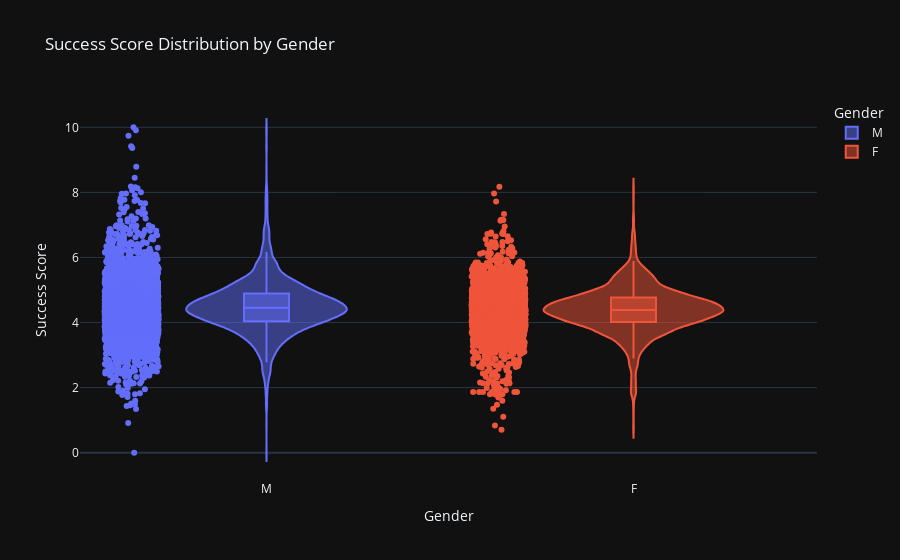

The notebook cell saved with this chart:
### Code cell
fig = px.violin(
    actor_df,
    x='Gender',
    y='Success Score',
    box=True,
    points='all',
    title='Success Score Distribution by Gender',
    color='Gender'
)
fig.update_layout(xaxis_title='Gender', yaxis_title='Success Score')
fig.show()
fig.write_html("success_score_vs_gender.html")

### Figure 1 — Plotly figure (JSON) as saved in the notebook; plotly's stock layout.template omitted (floating-point values rounded to 4 significant figures; data arrays with more than 128 entries replaced by an {"elided": "..."} marker saying what was removed)
{"data": [{"alignmentgroup": "True", "box": {"visible": true}, "hovertemplate": "Gender=%{x}<br>Success Score=%{y}<extra></extra>", "legendgroup": "M", "marker": {"color": "#636efa"}, "name": "M", "offsetgroup": "M", "orientation": "v", "points": "all", "scalegroup": "True", "showlegend": true, "type": "violin", "x": {"elided": "3859 str values"}, "x0": " ", "xaxis": "x", "y": {"elided": "3859 float values"}, "y0": " ", "yaxis": "y"}, {"alignmentgroup": "True", "box": {"visible": true}, "hovertemplate": "Gender=%{x}<br>Success Score=%{y}<extra></extra>", "legendgroup": "F", "marker": {"color": "#EF553B"}, "name": "F", "offsetgroup": "F", "orientation": "v", "points": "all", "scalegroup": "True", "showlegend": true, "type": "violin", "x": {"elided": "2680 str values"}, "x0": " ", "xaxis": "x", "y": {"elided": "2680 float values"}, "y0": " ", "yaxis": "y"}], "layout": {"legend": {"title": {"text": "Gender"}, "tracegroupgap": 0}, "title": {"text": "Success Score Distribution by Gender"}, "violinmode": "overlay", "xaxis": {"anchor": "y", "categoryarray": ["M", "F"], "categoryorder": "array", "domain": [0, 1], "title": {"text": "Gender"}}, "yaxis": {"anchor": "x", "domain": [0, 1], "title": {"text": "Success Score"}}}}
